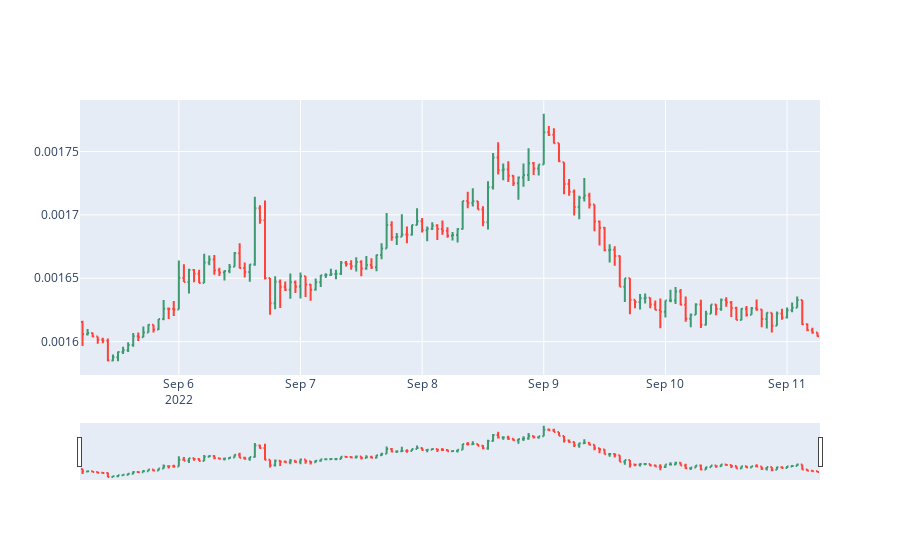

The code cell stored with this chart in its notebook:
### Code cell
import plotly.graph_objects as go
import pandas as pd

df = data

fig = go.Figure(data=go.Ohlc(x=df['startTime'],
                    open=df['open'],
                    high=df['high'],
                    low=df['low'],
                    close=df['close']))


fig.show()

### Figure 1 — Plotly figure (JSON) as saved in the notebook; plotly's stock layout.template omitted (floating-point values rounded to 4 significant figures; data arrays with more than 128 entries replaced by an {"elided": "..."} marker saying what was removed)
{"data": [{"close": {"elided": "146 float values"}, "high": {"elided": "146 float values"}, "low": {"elided": "146 float values"}, "open": {"elided": "146 float values"}, "type": "ohlc", "x": {"elided": "146 str values"}}], "layout": {}}
